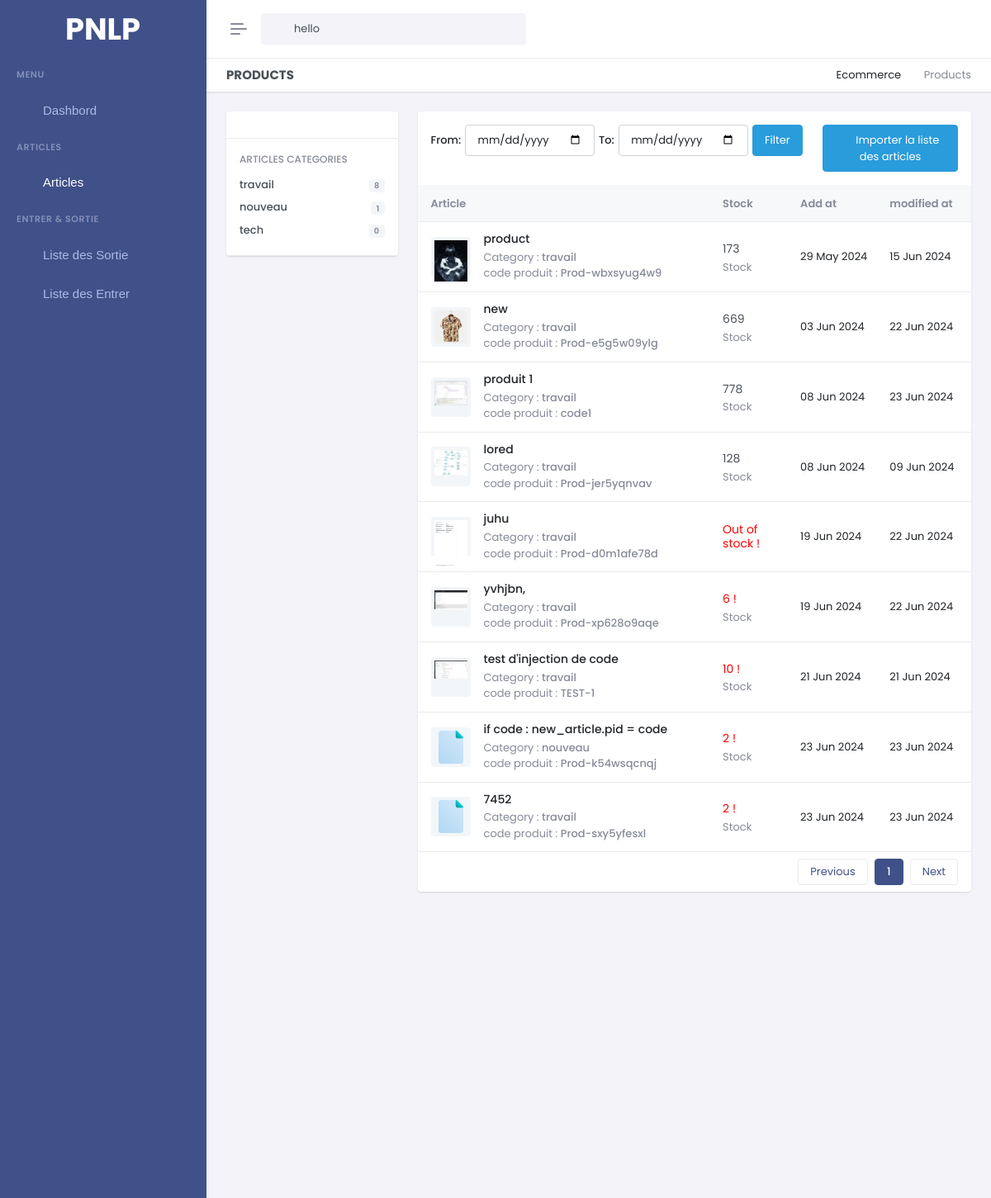
The app's page /articles-list/ (upper part), older data.
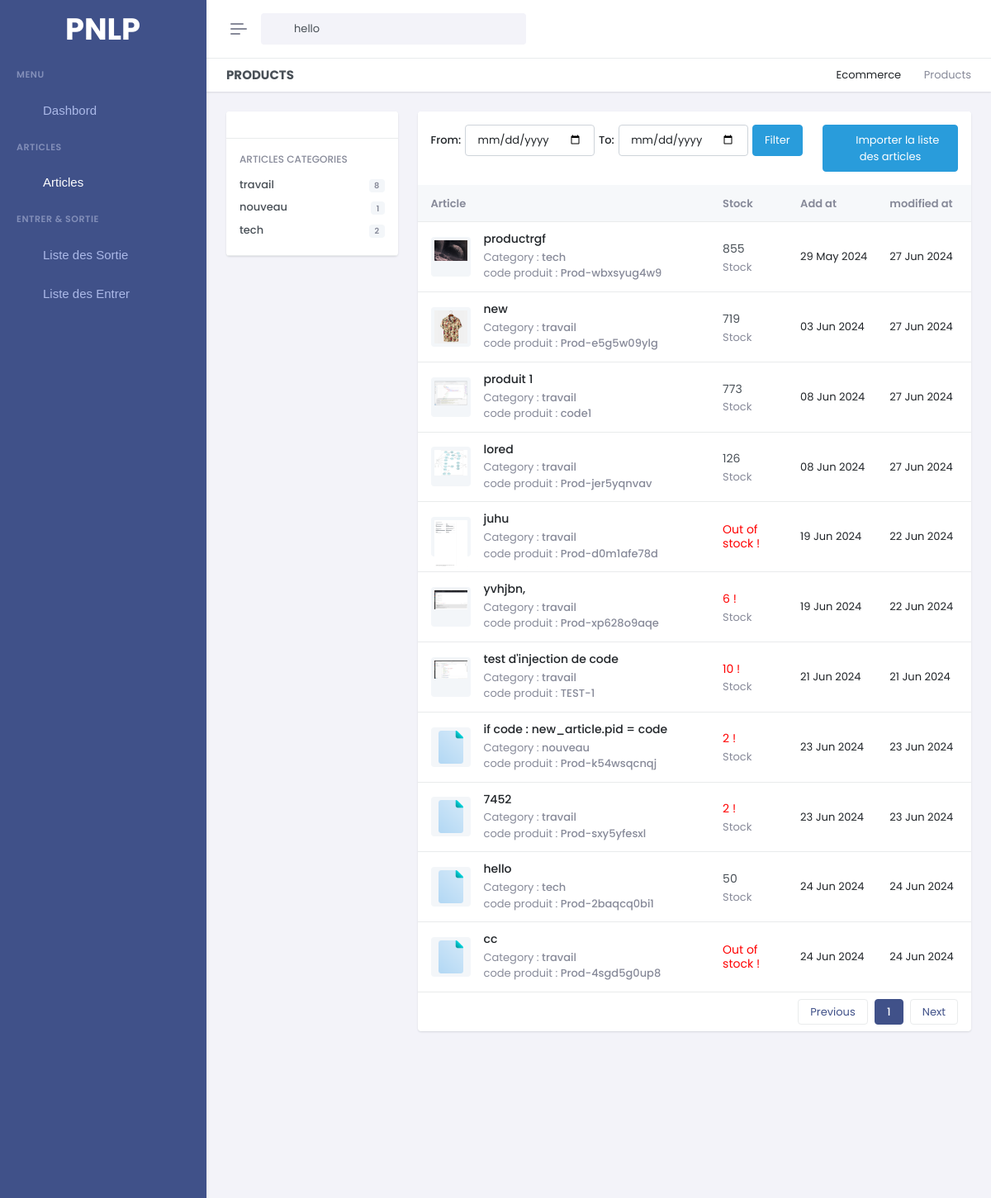
The same page, newer data.
### gestion/models.py (models this page shows, shortened)
class Category(models.Model):
    cid = ShortUUIDField(unique=True, length=10, max_length= 20 , alphabet='abcdefghijklmnopqrstuvwxyz1234567890' , editable=False,  prefix='Cat-')
    title = models.CharField(max_length=100, default='untitle category')
    created_at = models.DateTimeField(auto_now_add=True)
    updated_at = models.DateTimeField(auto_now=True)
    def __str__(self):
        return self.title

class Product(models.Model):
    pid = ShortUUIDField(unique=True, length=10, max_length= 20 , alphabet='abcdefghijklmnopqrstuvwxyz1234567890' , editable=False,  prefix='Prod-')
    title = models.CharField(max_length=100, default='untitle product')
    category = models.ForeignKey(Category,on_delete=models.SET_NULL , null=True , related_name='category')
    quantity = models.PositiveIntegerField()
    description = models.TextField()
    image = models.ImageField(default="./new-document.png", null = False,blank= False, upload_to='product_image' )
    created_at = models.DateTimeField(auto_now_add=True)
    updated_at = models.DateTimeField(auto_now=True)

### gestion/views.py (the view)
# urls.py: path('articles-list/',Article_list, name='article_list'),
def Article_list(request):
    start_date = request.GET.get('start-date')
    end_date = request.GET.get('end-date')
    products = Product.objects.all()
    if start_date:
        start_date = parse_date(start_date)
        if start_date:
            products = products.filter(created_at__gte=start_date)
    if end_date:
        end_date = parse_date(end_date)
        if end_date:
            products = products.filter(created_at__lte=end_date)
    categories = Category.objects.all()
    paginator = Paginator(products, 15)
    page = request.GET.get('page')
    paged_products = paginator.get_page(page)
    product_count = paged_products.count(value=products)
    context = {
        'products' :products ,
        'categories' :categories ,
        'paged_products':paged_products,
        'product_count':product_count,
        'start_date': start_date,
        'end_date': end_date,
        'start_date_i': start_date.strftime('%Y-%m-%d') if start_date else None,
        'end_date_i': end_date.strftime('%Y-%m-%d') if end_date else None,
    }
    return render(request, 'pages/article/article_list.html', context )

### gestion/context_processor.py (called while the page is built)
def is_admin(user):
    try:
        admin_profile = AdminProfile.objects.get(user=user)
        return True
    except AdminProfile.DoesNotExist:
        return False

### templates/pages/article/article_list.html (shortened to what the changed rows need)
{% extends 'base/base.html' %} {% load static %} {% block 'content' %}
<div class="main-content">
    <div class="page-content">
        <div class="container-fluid">
            <div class="row">
                <div class="col-xl-3 col-lg-2">
                    <div class="card">
                        <div class="accordion accordion-flush filter-accordion">
                            <div class="card-body border-bottom">
                                <div>
                                    <ul class="list-unstyled mb-0 filter-list">
                                        {% for category in categories %}
                                        <li>
                                            <a href="#" class="d-flex py-1 align-items-center">
                                                <div class="flex-grow-1">
                                                    <h5 class="fs-13 mb-0 listname">{{category.title}}</h5>
                                                </div>
                                                <div class="flex-shrink-0 ms-2">
                                                    <span class="badge bg-light text-muted">{{category.category.count}}
                                                    </span>
                                                </div>
                                            </a>
                                        </li>
                                        {% endfor %}
                                    </ul>
                                </div>
                            </div>
                        </div>
                    </div>
                </div>
                <div class="col-xl-9 col-lg-10">
                    <div>
                        <div class="card">
                            <div class="card-body">
                                <div class="tab-content text-muted">
                                    <div class="tab-pane active" id="productnav-all" role="tabpanel">
                                        <div id="table-product-list-all" class="table-card gridjs-border-none">
                                            <div role="complementary" class="gridjs gridjs-container"
                                                style="width: 100%">
                                                <div class="gridjs-wrapper" style="height: auto">
                                                    <table role="grid" class="gridjs-table" style="height: auto">
                                                        <thead class="gridjs-thead">
                                                            <tr class="gridjs-tr">
                                                                <th data-column-id="product" class="gridjs-th
                                                                    text-muted" tabindex="0" style="width: 360px">
                                                                    <div class="gridjs-th-content">Article</div>
                                                                </th>
                                                                <th data-column-id="stock" class="gridjs-th
                                                                    text-muted" tabindex="0" style="width: 94px">
                                                                    <div class="gridjs-th-content">Stock</div>
                                                                </th>
                                                                <th data-column-id="orders" class="gridjs-th
                                                                    text-muted" tabindex="0"
                                                                    style="width: min-content;">
                                                                    <div class="gridjs-th-content">Add at</div>
                                                                </th>
                                                                <th data-column-id="rating" class="gridjs-th
                                                                    text-muted" tabindex="0"
                                                                    style="width: min-content;">
                                                                    <div class="gridjs-th-content">modified at</div>
                                                                </th>
                                                            </tr>
                                                        </thead>
                                                        <tbody class="gridjs-tbody">
                                                            {% for product in paged_products %}
                                                            <tr class="gridjs-tr">
                                                                <td data-column-id="product" class="gridjs-td">
                                                                    <span>
                                                                        <div class="d-flex align-items-center">
                                                                            <div class="flex-shrink-0 me-3">
                                                                                <div
                                                                                    class="avatar-sm bg-light rounded p-1">
                                                                                    <center><img
                                                                                            src="{{product.image.url}}"
                                                                                            alt=""
                                                                                            class="img-fluid d-block" />
                                                                                    </center>
                                                                                </div>
                                                                            </div>
                                                                            <div class="flex-grow-1">
                                                                                <h5 class="fs-14 mb-1">
                                                                                    <a href="{% url 'article_detail' product.pid  %}"
                                                                                        class="text-body">{{product.title}}</a>
                                                                                </h5>
                                                                                <p class="text-muted mb-0">
                                                                                    Category :
                                                                                    <span
                                                                                        class="fw-medium">{{product.category}}</span>
                                                                                </p>
                                                                                <p class="text-muted mb-0">
                                                                                    code produit :
                                                                                    <span
                                                                                        class="fw-medium">{{product.pid}}</span>
                                                                                </p>
                                                                            </div>
                                                                        </div>
                                                                    </span>
                                                                </td>
                                                                <td data-column-id="stock" class="gridjs-td">
                                                                        <h5 class="fs-14 my-1 fw-normal" style="{% if product.quantity <= 10 %}color: red;{% endif %}"> {% if product.quantity <= 0 %} Out of stock {% else %} {{ product.quantity }}
                                                                             {% endif %} {% if product.quantity <= 10 %} !{% endif %}</h5>
                         <span class="text-muted" style="{% if product.stock < 10 %}color: red !important;{% endif %}">{% if product.quantity > 0 %}
                            Stock
                         {% endif %} </span>
                                                                </td>
                                                                <td data-column-id="rating" class="gridjs-td">
                                                                    {{product.created_at |date:"d M Y"}}
                                                                </td>
                                                                <td data-column-id="published" class="gridjs-td">
                                                                    {{product.updated_at |date:"d M Y"}}
                                                                </td>
                                                            </tr>
                                                            {% endfor %}
                                                        </tbody>
                                                    </table>
                                                </div>
                                                <div class="gridjs-footer">
                                                    <div class="gridjs-pagination">
                                                        <div class="gridjs-pages">
                                                            {% for i in paged_products.paginator.page_range %}
                                                            {% if paged_products.number == i %}
                                                            <a href="?page={{i}}">
                                                                <button tabindex="{{i}}" role="button" title="{{i}}"
                                                                    aria-label="{{i}}" class="gridjs-currentPage">
                                                                    {{i}}
                                                                </button>
                                                            </a>
                                                            {% endif %}
                                                            {% endfor %}
                                                        </div>
                                                    </div>
                                                </div>
                                            </div>
                                        </div>
                                    </div>
                                </div>
                            </div>
                        </div>
                    </div>
                </div>
            </div>
        </div>
    </div>
</div>
{% endblock %}

Row changes from the older to the newer data that the page shows:
computed for Category "tech": category.count "0" → "2"
changed Product "Prod-wbxsyug4w9": image: a different picture; title "product" → "productrgf"; category "travail" → "tech"; quantity "173" → "855"; updated_at "15 Jun 2024" → "27 Jun 2024"
changed Product "new": quantity "669" → "719"; updated_at "22 Jun 2024" → "27 Jun 2024"
changed Product "produit 1": quantity "778" → "773"; updated_at "23 Jun 2024" → "27 Jun 2024"
changed Product "lored": quantity "128" → "126"; updated_at "09 Jun 2024" → "27 Jun 2024"
added Product: image (picture), title "hello", category "tech", pid "Prod-2baqcq0bi1", quantity "50", shows "Stock", created_at "24 Jun 2024", updated_at "24 Jun 2024"
added Product: image (picture), title "cc", category "travail", pid "Prod-4sgd5g0up8", quantity "Out of stock", created_at "24 Jun 2024", updated_at "24 Jun 2024"
